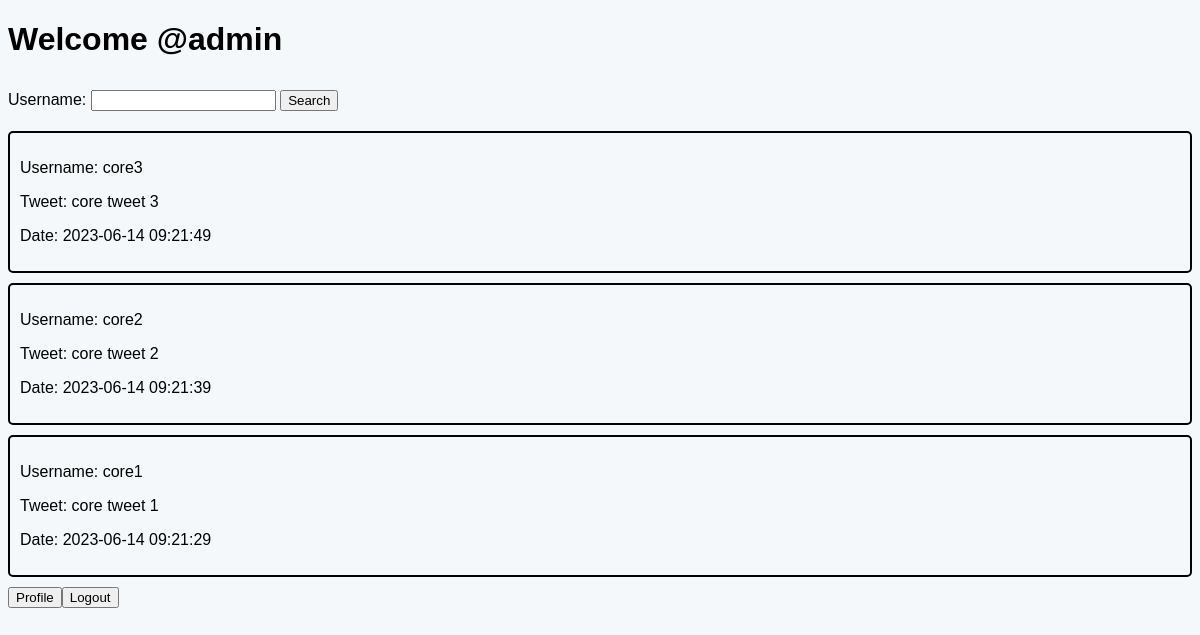
The app's page /homepage.php (signed in) with its own data.
### tables this page shows
CREATE TABLE IF NOT EXISTS `tweets` (
    `tweet_id` int NOT NULL AUTO_INCREMENT,
    `tweet_text` varchar(50) NOT NULL,
    `tweet_user_id` int NOT NULL,
    `tweet_date` datetime NOT NULL,
    PRIMARY KEY(`tweet_id`)
);

CREATE TABLE IF NOT EXISTS `users` (
    `user_id` int NOT NULL AUTO_INCREMENT,
    `name` varchar(50) NOT NULL,
    `username` varchar(50) NOT NULL,
    `password` varchar(50) NOT NULL,
    `register_date` datetime NOT NULL,
    PRIMARY KEY(`user_id`)
);

### homepage.php (the view, shortened to what this page needs)
<!DOCTYPE html>
<html>
<head>
    <link rel="stylesheet" href="css/homepage.css" />
    <link href="https://fonts.cdnfonts.com/css/chirp-2" rel="stylesheet">
</head>
<body>
    <h1>Welcome @<?php echo $_SESSION["username"]?></h1>
    <div class="search-container">
        <form method="get" action="search.php">
            <div class="search-group">
                <label for="username">Username:</label>
                <input type="text" id="username" name="username" required />
                <input type="submit" value="Search" />
            </div>
        </form>
    </div>
<?php
    $servername = "localhost";
    $dbusername = "root";
    $password = "mysql";
    $dbname = "tw_clone";
    $conn = mysqli_connect($servername, $dbusername, $password, $dbname);
    $userId = $_SESSION["user_id"];
    $stmt = mysqli_prepare($conn, "CALL GetFollowerTweets(?)");
    mysqli_stmt_bind_param($stmt, "i", $userId);
    mysqli_stmt_execute($stmt);
    $result = mysqli_stmt_get_result($stmt);
    while ($row = mysqli_fetch_assoc($result)) {
        $tweetText = $row["tweet_text"];
        $tweetUsername = $row["tweet_user"];
        $tweetDate = $row["tweet_date"];
        echo '<div class="tweet-box">';
        echo '<p>Username: ' . $tweetUsername . '</p>';
        echo '<p>Tweet: ' . $tweetText . '</p>';
        echo '<p>Date: ' . $tweetDate . '</p>';
        echo '</div>';
    }
?>
    <footer>
        <div class="profile-btn">
            <form method="get" action="profile.php">
                <input type="submit" value="Profile" />
            </form>
        </div>
        <div class="logout-btn">
            <form method="get" action="logout.php">
                <input type="submit" value="Logout" />
            </form>
        </div>
    </footer>
</body>
</html>

### css/homepage.css (style rules this page uses)
html { background-color: #F5F8FA; font-family: 'Chirp', sans-serif; }
footer,footer div { display: flex; justify-content: flex-start; flex-direction: row; flex-wrap: nowrap; align-content: center; }
.search-container { margin: 10px 0px 10px 0px; padding: 10px 0px 10px 0px;; }
.tweet-box { border: 2px solid #000; padding: 10px; margin-bottom: 10px; border-radius: 5px; border-color: #000; width: auto; }

### records on screen
tweets: users.username "core3", tweet_text "core tweet 3", tweet_date "2023-06-14 09:21:49"
tweets: users.username "core2", tweet_text "core tweet 2", tweet_date "2023-06-14 09:21:39"
tweets: users.username "core1", tweet_text "core tweet 1", tweet_date "2023-06-14 09:21:29"

### other values on screen
$_SESSION["username"] "admin"
